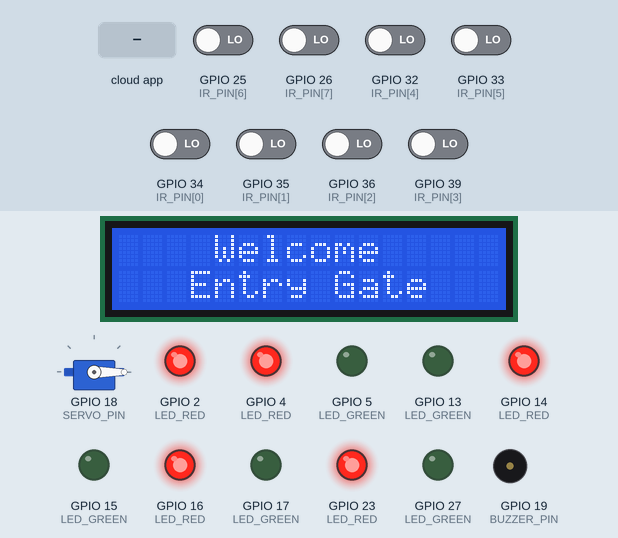
A sketch run on a simulated ESP32. On the bench: 16×2 character LCD, servo, output pins drawn as LEDs (lit = HIGH), buzzer (waves = sounding, pin HIGH). The inputs (shaded band) are chosen by the test bench; at power-on: GPIO 25 (IR_PIN[6]), GPIO 26 (IR_PIN[7]), GPIO 32 (IR_PIN[4]), GPIO 33 (IR_PIN[5]), GPIO 34 (IR_PIN[0]), GPIO 35 (IR_PIN[1]), GPIO 36 (IR_PIN[2]), GPIO 39 (IR_PIN[3]) LOW. WiFi joins after 1.5 s; servers stay silent unless stated; the local clock reads 2024-03-15 10:24:30 at power-on unless the sketch sets it; the Firebase database answers and starts empty; what the sketch prints to the serial monitor is not drawn.

Above: at 4.3 s.
4.4 s: GPIO 32 (IR_PIN[4]) driven HIGH
7.7 s: GPIO 34 (IR_PIN[0]) driven HIGH
At 10.2 s:
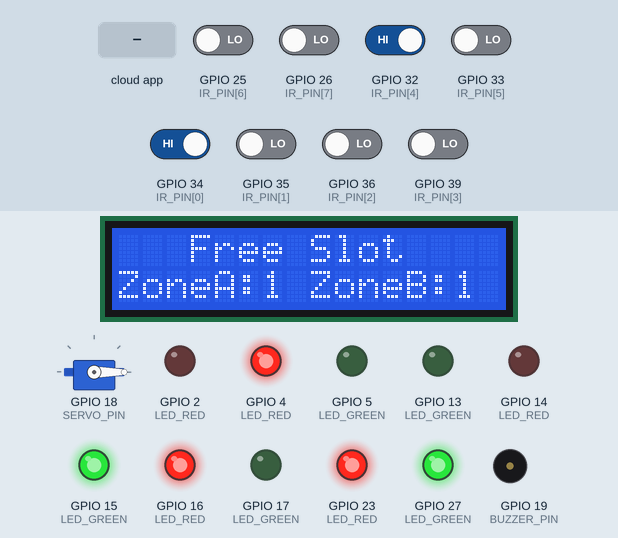
10.5 s: GPIO 35 (IR_PIN[1]) driven HIGH
At 11.8 s:
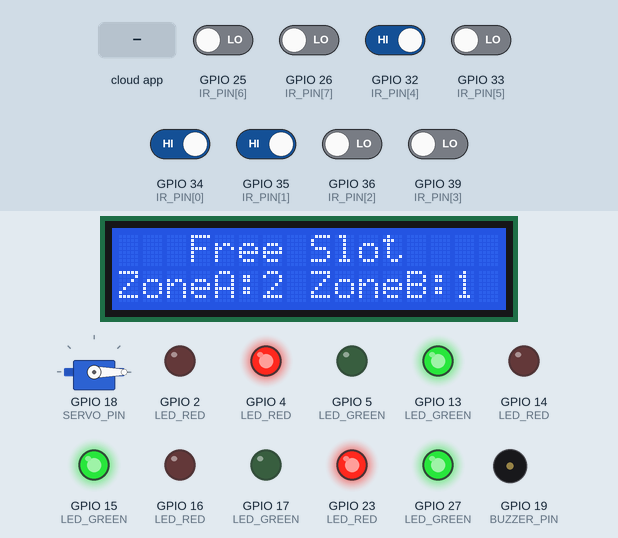
13.8 s: the phone or cloud app sets open to 1
At 14.5 s:
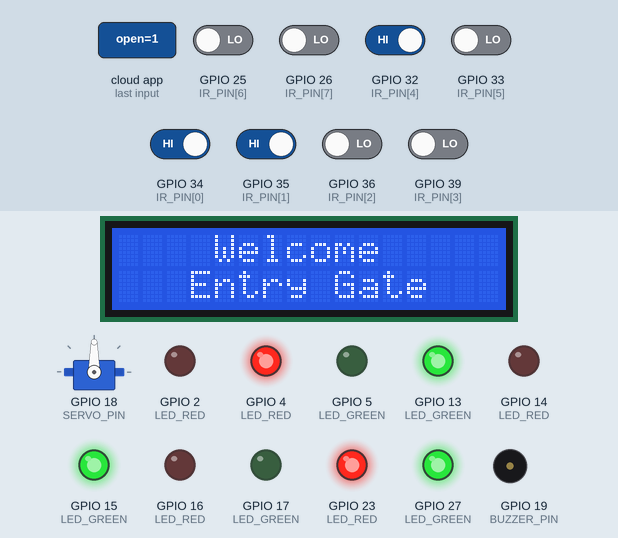
15.7 s: GPIO 36 (IR_PIN[2]) driven HIGH
At 17.4 s:
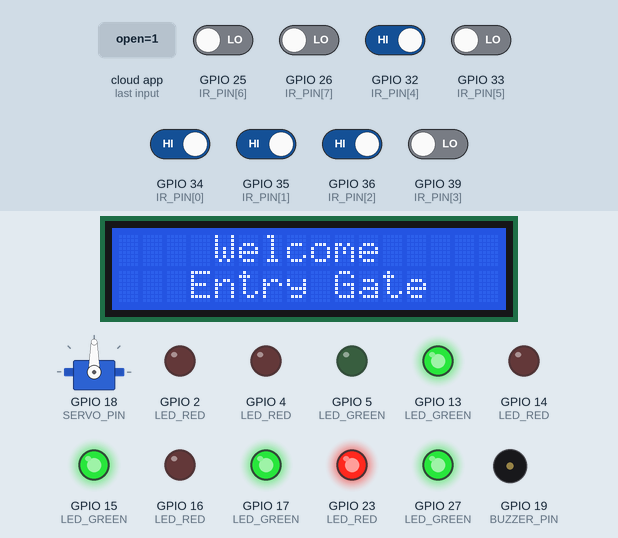
19.0 s: GPIO 39 (IR_PIN[3]) driven HIGH
At 21.0 s:
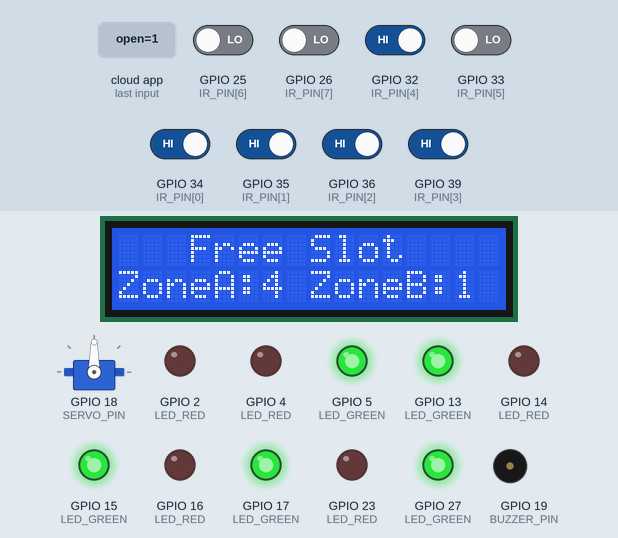
Timing chart, 0 to 22.5 s (numbered marks = the images above; inputs shaded):
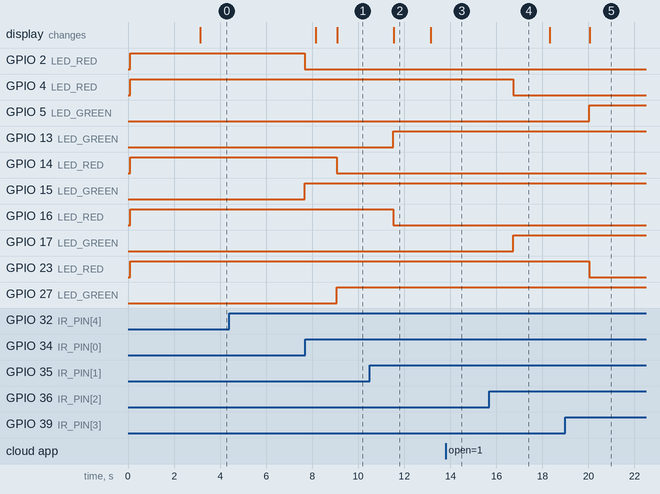

Measured:
- after the input at 4.4 s, GPIO 2 (LED_RED): HIGH → LOW after 3.3 s; GPIO 15 (LED_GREEN): LOW → HIGH after 3.3 s
- after the input at 7.7 s, GPIO 14 (LED_RED): HIGH → LOW after 1.4 s; GPIO 27 (LED_GREEN): LOW → HIGH after 1.4 s; the display: first differs from a run without the input after 1.4 s (image 1)
- after the input at 10.5 s, GPIO 13 (LED_GREEN): LOW → HIGH after 1.0 s; GPIO 16 (LED_RED): HIGH → LOW after 1.0 s; the display: changes after 1.1 s (image 2)
- after the input at 13.8 s, GPIO 19 (BUZZER_PIN): LOW → HIGH after 0.25 s, → LOW 0.15 s later; servo on GPIO 18 (SERVO_PIN): 0° → 90° after 0.25 s
- after the input at 15.7 s, GPIO 4 (LED_RED): HIGH → LOW after 1.0 s; GPIO 17 (LED_GREEN): LOW → HIGH after 1.0 s
- after the input at 19.0 s, GPIO 5 (LED_GREEN): LOW → HIGH after 1.0 s; GPIO 23 (LED_RED): HIGH → LOW after 1.0 s; the display: changes after 1.1 s (image 5)
- what the display in image 2 shows lasts 1.6 s, from 11.6 s to 13.2 s

The sketch:

Ardiuno_Code.ino
```cpp
/*
  SmartPark - ESP32 <-> Firebase Realtime Database <-> Web
  সব ৮টি IR sensor (A01-A04, B01-B04) কাজ করবে।

  Libraries (Library Manager):
    - Firebase ESP Client   (by Mobizt)
    - ESP32Servo            (by Kevin Harrington)
    - LiquidCrystal I2C     (by Frank de Brabander)

  Firebase structure:
    gate/open                  : true / false   (Web লেখে, ESP32 পড়ে)
    slots/<A01..B04>           : occupied, entryDate, entryTime, entryEpoch,
                                 exitDate, exitTime, historyKey
    history/<pushId>           : slotId, entryDate, entryTime, entryEpoch,
                                 exitDate, exitTime, exitEpoch,
                                 durationSeconds, vehicleNo
    status/vehiclesInside      : number (0-8)

  স্লট LED: Green = খালি, Red = গাড়ি আছে (LED_GREEN / LED_RED অ্যারে দেখুন)
*/

#include <WiFi.h>
#include <time.h>
#include <Firebase_ESP_Client.h>
#include <ESP32Servo.h>
#include <Wire.h>
#include <LiquidCrystal_I2C.h>
#include "addons/TokenHelper.h"
#include "addons/RTDBHelper.h"

/* ---------- আপনার তথ্য দিন ---------- */
#define WIFI_SSID      "YOUR_WIFI_NAME"
#define WIFI_PASSWORD  "YOUR_WIFI_PASSWORD"

#define API_KEY        "AIzaSyDyjvcDguIlT3tcqW94BgIx4Txcc2MyM4Q"
// Firebase Console > Realtime Database পেজের URL (শেষে / ছাড়া)
#define DATABASE_URL   "https://smart-parking-system-7d24a-default-rtdb.firebaseio.com"

/* ---------- ৮টি IR sensor পিন ----------
   A01=34, A02=35, A03=36, A04=39, B01=32, B02=33, B03=25, B04=26
   (34, 35, 36, 39 শুধু input পিন, IR মডিউলের OUT সরাসরি লাগানো যাবে) */
#define N_SLOTS 8
const int   IR_PIN[N_SLOTS]   = {34, 35, 36, 39, 32, 33, 25, 26};
const char* SLOT_ID[N_SLOTS]  = {"A01", "A02", "A03", "A04", "B01", "B02", "B03", "B04"};

#define SERVO_PIN          18
#define IR_ACTIVE_LOW      true         // বেশিরভাগ IR মডিউলে বাধা পেলে LOW দেয়

#define GATE_OPEN_ANGLE    90
#define GATE_CLOSED_ANGLE  0
#define DEBOUNCE_MS        1000
#define GATE_POLL_MS       1000

/* ---------- স্লটের Red / Green LED (৫ জোড়া) ----------
   Green জ্বলবে = স্লট খালি,  Red জ্বলবে = স্লটে গাড়ি আছে
   প্রতিটি LED এর সাথে 220 ohm রেজিস্টর দিয়ে GND এ লাগান।
   -1 মানে ওই স্লটে LED নেই। আপনার LED যে স্লটে লাগাবেন সেই স্লটের জায়গায় পিন বসান।
                      A01  A02  A03  A04  B01  B02  B03  B04  */
const int LED_GREEN[N_SLOTS] = {27,  13,  17,   5,  15,  -1,  -1,  -1};
const int LED_RED[N_SLOTS]   = {14,  16,   4,  23,   2,  -1,  -1,  -1};

/* ---------- I2C LCD (16x2) ও Buzzer ----------
   LCD: SDA = GPIO 21, SCL = GPIO 22, VCC = 5V, GND = GND
   Buzzer (3 pin): VCC, GND, SIGNAL = GPIO 19                    */
#define LCD_ADDR           0x27     // না চললে 0x3F দিয়ে দেখুন
#define LCD_COLS           16
#define LCD_ROWS           2
#define I2C_SDA            21
#define I2C_SCL            22
#define SCREEN_MS          5000     // ৫ সেকেন্ড পর পর স্ক্রিন বদলাবে

#define BUZZER_PIN         19
#define BUZZER_ACTIVE_LOW  false    // মডিউল LOW সিগন্যালে বাজলে true করুন

/* ---------- সময়: বাংলাদেশ UTC+6 ---------- */
const long GMT_OFFSET_SEC = 6 * 3600;

FirebaseData   fbdo;
FirebaseAuth   auth;
FirebaseConfig config;
Servo          gateServo;

String        activeKey[N_SLOTS];
int           candidate[N_SLOTS];
int           stableState[N_SLOTS];
unsigned long changedAt[N_SLOTS];
unsigned long retryAt[N_SLOTS];
bool          gateOpen     = false;
unsigned long lastGatePoll = 0;

bool occNow[N_SLOTS];   // debounce করা বর্তমান অবস্থা (LED, LCD, Buzzer এর জন্য)

void setLed(int i, bool occupied) {
  if (LED_GREEN[i] >= 0) digitalWrite(LED_GREEN[i], occupied ? LOW  : HIGH);
  if (LED_RED[i]   >= 0) digitalWrite(LED_RED[i],   occupied ? HIGH : LOW);
}

LiquidCrystal_I2C lcd(LCD_ADDR, LCD_COLS, LCD_ROWS);
int           screenNo         = 0;   // 0 = Welcome, 1 = Free Slot
unsigned long lastScreenSwitch = 0;

void buzzerWrite(bool on) {
  digitalWrite(BUZZER_PIN, (on ^ BUZZER_ACTIVE_LOW) ? HIGH : LOW);
}

void beep(int times, int ms) {
  for (int k = 0; k < times; k++) {
    buzzerWrite(true);
    delay(ms);
    buzzerWrite(false);
    if (k < times - 1) delay(ms);
  }
}

// লেখা LCD-র মাঝখানে বসায়
void lcdLine(int row, String text) {
  if ((int)text.length() > LCD_COLS) text = text.substring(0, LCD_COLS);
  int pad = (LCD_COLS - (int)text.length()) / 2;
  String line = "";
  for (int k = 0; k < pad; k++) line += ' ';
  line += text;
  while ((int)line.length() < LCD_COLS) line += ' ';
  lcd.setCursor(0, row);
  lcd.print(line);
}

int freeInZone(char zone) {
  int f = 0;
  for (int i = 0; i < N_SLOTS; i++) {
    if (SLOT_ID[i][0] == zone && !occNow[i]) f++;
  }
  return f;
}

void showScreen() {
  if (screenNo == 0) {
    lcdLine(0, "Welcome");
    lcdLine(1, "Entry Gate");
  } else {
    lcdLine(0, "Free Slot");
    lcdLine(1, "ZoneA:" + String(freeInZone('A')) + " ZoneB:" + String(freeInZone('B')));
  }
}

bool readOccupied(int i) {
  int v = digitalRead(IR_PIN[i]);
  return IR_ACTIVE_LOW ? (v == LOW) : (v == HIGH);
}

bool getNow(time_t &now, String &dateStr, String &timeStr) {
  now = time(nullptr);
  if (now < 1700000000) return false;   // সময় এখনো sync হয়নি

  struct tm ti;
  localtime_r(&now, &ti);

  char buf[12];
  strftime(buf, sizeof(buf), "%Y-%m-%d", &ti);
  dateStr = buf;
  strftime(buf, sizeof(buf), "%H:%M:%S", &ti);
  timeStr = buf;
  return true;
}

void updateStatus() {
  int n = 0;
  for (int i = 0; i < N_SLOTS; i++) if (stableState[i] == 1) n++;
  Firebase.RTDB.setInt(&fbdo, "/status/vehiclesInside", n);
}

/* গাড়ি ঢুকলে: history তৈরি + slots আপডেট */
bool slotOccupied(int i) {
  String id = SLOT_ID[i];

  if (activeKey[i].length() == 0) {
    time_t now; String d, t;
    if (!getNow(now, d, t)) return false;

    FirebaseJson h;
    h.set("slotId", id);
    h.set("occupied", true);
    h.set("entryDate", d);
    h.set("entryTime", t);
    h.set("entryEpoch", (int)now);
    h.set("vehicleNo", "Unknown");

    if (!Firebase.RTDB.pushJSON(&fbdo, "/history", &h)) {
      Serial.println(fbdo.errorReason());
      return false;
    }
    activeKey[i] = fbdo.pushName();

    FirebaseJson s;
    s.set("occupied", true);
    s.set("entryDate", d);
    s.set("entryTime", t);
    s.set("entryEpoch", (int)now);
    s.set("exitDate", "");
    s.set("exitTime", "");
    s.set("historyKey", activeKey[i]);

    return Firebase.RTDB.updateNode(&fbdo, "/slots/" + id, &s);
  }

  // রিবুটের পরেও গাড়ি আগের মতোই আছে: নতুন history না বানিয়ে চালিয়ে যাবে
  FirebaseJson s;
  s.set("occupied", true);
  return Firebase.RTDB.updateNode(&fbdo, "/slots/" + id, &s);
}

/* গাড়ি বের হলে: history এ Exit Time + Parking Time লেখা */
bool slotFree(int i) {
  String id = SLOT_ID[i];
  FirebaseJson s;
  s.set("occupied", false);

  if (activeKey[i].length() > 0) {
    time_t now; String d, t;
    if (!getNow(now, d, t)) return false;

    long entry = (long)now;
    if (Firebase.RTDB.getInt(&fbdo, "/history/" + activeKey[i] + "/entryEpoch")) {
      entry = fbdo.intData();
    }

    FirebaseJson h;
    h.set("occupied", false);
    h.set("exitDate", d);
    h.set("exitTime", t);
    h.set("exitEpoch", (int)now);
    h.set("durationSeconds", (int)max(0L, (long)now - entry));

    if (!Firebase.RTDB.updateNode(&fbdo, "/history/" + activeKey[i], &h)) {
      Serial.println(fbdo.errorReason());
      return false;
    }

    activeKey[i] = "";
    s.set("exitDate", d);
    s.set("exitTime", t);
    s.set("historyKey", "");
  }

  return Firebase.RTDB.updateNode(&fbdo, "/slots/" + id, &s);
}

void setup() {
  Serial.begin(115200);

  pinMode(BUZZER_PIN, OUTPUT);
  buzzerWrite(false);

  Wire.begin(I2C_SDA, I2C_SCL);
  lcd.init();
  lcd.backlight();
  lcdLine(0, "SmartPark");
  lcdLine(1, "Starting...");

  for (int i = 0; i < N_SLOTS; i++) {
    pinMode(IR_PIN[i], INPUT);
    activeKey[i]   = "";
    candidate[i]   = -1;
    stableState[i] = -1;
    changedAt[i]   = 0;
    retryAt[i]     = 0;

    if (LED_GREEN[i] >= 0) pinMode(LED_GREEN[i], OUTPUT);
    if (LED_RED[i]   >= 0) pinMode(LED_RED[i],   OUTPUT);
    occNow[i] = readOccupied(i);
    setLed(i, occNow[i]);
  }

  gateServo.setPeriodHertz(50);
  gateServo.attach(SERVO_PIN, 500, 2400);
  gateServo.write(GATE_CLOSED_ANGLE);

  WiFi.begin(WIFI_SSID, WIFI_PASSWORD);
  Serial.print("WiFi connecting");
  while (WiFi.status() != WL_CONNECTED) { delay(400); Serial.print("."); }
  Serial.println("\nWiFi connected");

  configTime(GMT_OFFSET_SEC, 0, "pool.ntp.org", "time.google.com");
  for (int k = 0; k < 30 && time(nullptr) < 1700000000; k++) delay(500);

  config.api_key      = API_KEY;
  config.database_url = DATABASE_URL;

  // Authentication ছাড়া (Rules এ ".read"/".write": true থাকতে হবে)
  config.signer.test_mode = true;

  Firebase.begin(&config, &auth);
  Firebase.reconnectWiFi(true);

  for (int k = 0; k < 40 && !Firebase.ready(); k++) delay(250);

  // রিবুটের আগে চলমান parking session থাকলে সেটি ফিরিয়ে আনা
  for (int i = 0; i < N_SLOTS; i++) {
    if (Firebase.RTDB.getString(&fbdo, String("/slots/") + SLOT_ID[i] + "/historyKey")) {
      activeKey[i] = fbdo.stringData();
    }
  }

  beep(1, 200);                 // সিস্টেম প্রস্তুত
  screenNo = 0;
  lastScreenSwitch = millis();
  showScreen();
}

void loop() {
  /* ---- LCD: ৫ সেকেন্ড পর পর Welcome <-> Free Slot ---- */
  if (millis() - lastScreenSwitch >= SCREEN_MS) {
    lastScreenSwitch = millis();
    screenNo = 1 - screenNo;
    showScreen();
  }

  /* ---- ৮টি IR sensor -> Firebase ---- */
  for (int i = 0; i < N_SLOTS; i++) {
    int raw = readOccupied(i) ? 1 : 0;

    if (raw != candidate[i]) {
      candidate[i] = raw;
      changedAt[i] = millis();
    }

    // LED / LCD / Buzzer: Firebase না থাকলেও সাথে সাথে কাজ করবে
    if (candidate[i] != -1 &&
        (candidate[i] == 1) != occNow[i] &&
        millis() - changedAt[i] >= DEBOUNCE_MS) {
      occNow[i] = (candidate[i] == 1);
      setLed(i, occNow[i]);
      if (occNow[i]) beep(1, 80);      // গাড়ি ঢুকলে ১টি ছোট বিপ
      showScreen();                    // Free Slot সংখ্যা আপডেট
    }

    if (candidate[i] != stableState[i] &&
        millis() - changedAt[i] >= DEBOUNCE_MS &&
        millis() >= retryAt[i] &&
        Firebase.ready()) {

      bool ok = (candidate[i] == 1) ? slotOccupied(i) : slotFree(i);

      if (ok) {
        stableState[i] = candidate[i];
        updateStatus();
        showScreen();                            // Free Slot সংখ্যা আপডেট
        Serial.printf("%s -> %s\n", SLOT_ID[i], stableState[i] ? "OCCUPIED" : "FREE");
      } else {
        retryAt[i] = millis() + 3000;   // ব্যর্থ হলে ৩ সেকেন্ড পর আবার চেষ্টা
      }
    }
  }

  /* ---- Firebase gate/open (true/false) -> Servo ---- */
  if (millis() - lastGatePoll >= GATE_POLL_MS && Firebase.ready()) {
    lastGatePoll = millis();

    if (Firebase.RTDB.getBool(&fbdo, "/gate/open")) {
      bool want = fbdo.boolData();

      if (want != gateOpen) {
        gateOpen = want;
        gateServo.write(gateOpen ? GATE_OPEN_ANGLE : GATE_CLOSED_ANGLE);
        Serial.println(gateOpen ? "Gate OPEN (true)" : "Gate CLOSED (false)");
        beep(gateOpen ? 1 : 2, 150);            // খুললে ১ বিপ, বন্ধ হলে ২ বিপ
      }
    }
  }

  delay(20);
}
```
